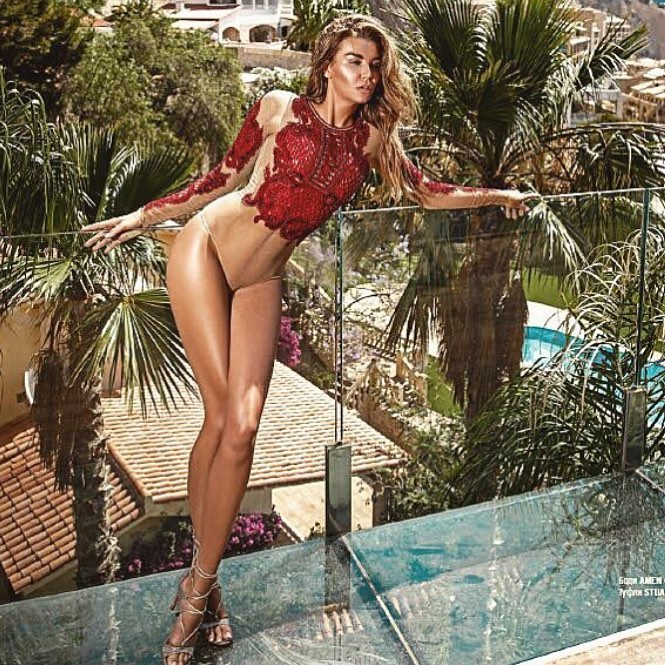
#> input picture 2_image_processing/sample/2016-08-27_19-08-47_UTC.jpg, 665 x 665 px
$ jupyter execute 3_skin_exposure.ipynb
#> lines starting #> are read from the running program, lines starting #| are printed output that depends on the picture; after the words box and inside, x2 and y2 are one past the last pixel; in counts of white or black regions, pixels touching at a corner belong together
sources =
* https://realpython.com/python-opencv-color-spaces/
* https://pyimagesearch.com/2014/08/18/skin-detection-step-step-example-using-python-opencv/
* https://github.com/noorkhokhar99/skindetection
* https://github.com/CHEREF-Mehdi/SkinDetection
* https://github.com/mpatacchiola/deepgaze ----- this is the most promessing

[cell 1]
import cv2
import numpy as np
from PIL import Image

#Open a simple image
img=cv2.imread("sample/2016-08-27_19-08-47_UTC.jpg")
#> img is the input picture: shape (665, 665, 3); mean B, G, R 88.2, 109.1, 122.9

#converting from gbr to hsv color space
img_HSV = cv2.cvtColor(img, cv2.COLOR_BGR2HSV)
#> img_HSV: shape (665, 665, 3); mean H, S, V 29.2, 96.6, 126
#skin color range for hsv color space
HSV_mask = cv2.inRange(img_HSV, (0, 15, 0), (17,170,255))
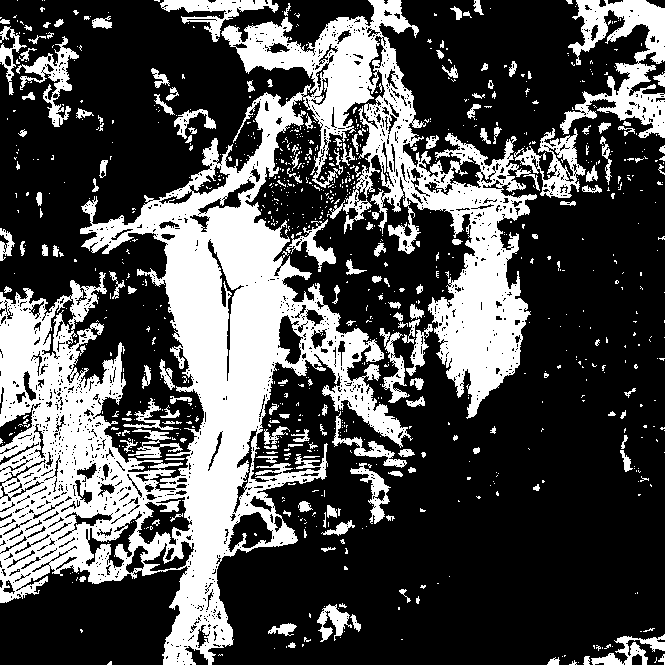
#> HSV_mask: shape (665, 665); 31.2% white; 931 white regions (765 under 20 px), largest, box (x1, y1, x2, y2) and area: (0, 0, 540, 665) 108494, (560, 0, 665, 138) 6120, (514, 128, 586, 198) 1834
HSV_mask = cv2.morphologyEx(HSV_mask, cv2.MORPH_OPEN, np.ones((3,3), np.uint8))
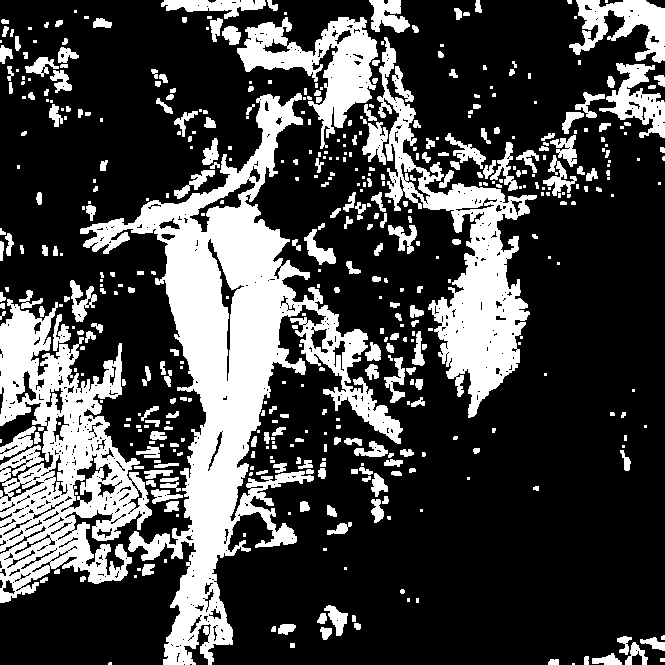
#> HSV_mask: shape (665, 665); 27.5% white; 485 white regions (222 under 20 px), largest, box (x1, y1, x2, y2) and area: (80, 93, 403, 665) 44407, (0, 299, 152, 603) 22507, (377, 37, 537, 418) 15746

#converting from gbr to YCbCr color space
img_YCrCb = cv2.cvtColor(img, cv2.COLOR_BGR2YCrCb)
#> img_YCrCb: shape (665, 665, 3); mean of channels 0, 1, 2 110.8, 136.6, 115.2
#skin color range for hsv color space
YCrCb_mask = cv2.inRange(img_YCrCb, (0, 135, 85), (255,180,135))
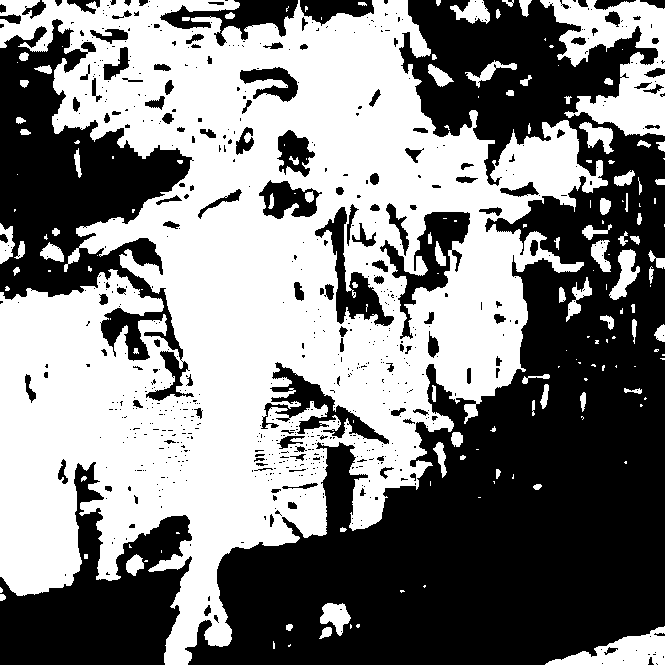
#> YCrCb_mask: shape (665, 665); 50.7% white; 721 black regions (582 under 20 px), largest, box (x1, y1, x2, y2) and area: (185, 0, 665, 665) 142697, (0, 19, 194, 401) 29516, (0, 462, 192, 665) 18833
YCrCb_mask = cv2.morphologyEx(YCrCb_mask, cv2.MORPH_OPEN, np.ones((3,3), np.uint8))
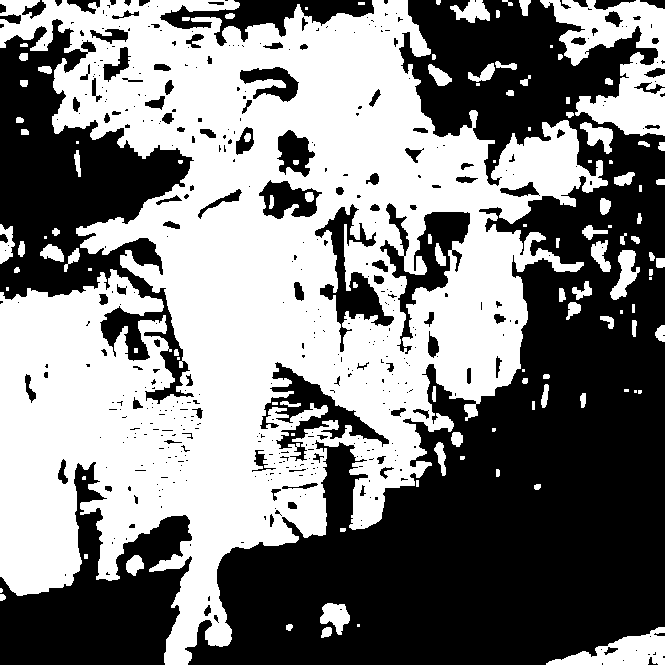
#> YCrCb_mask: shape (665, 665); 50.1% white; 475 black regions (357 under 20 px), largest, box (x1, y1, x2, y2) and area: (185, 0, 665, 665) 144166, (0, 19, 194, 404) 29937, (0, 462, 192, 665) 18901

#merge skin detection (YCbCr and hsv)
global_mask=cv2.bitwise_and(YCrCb_mask,HSV_mask)
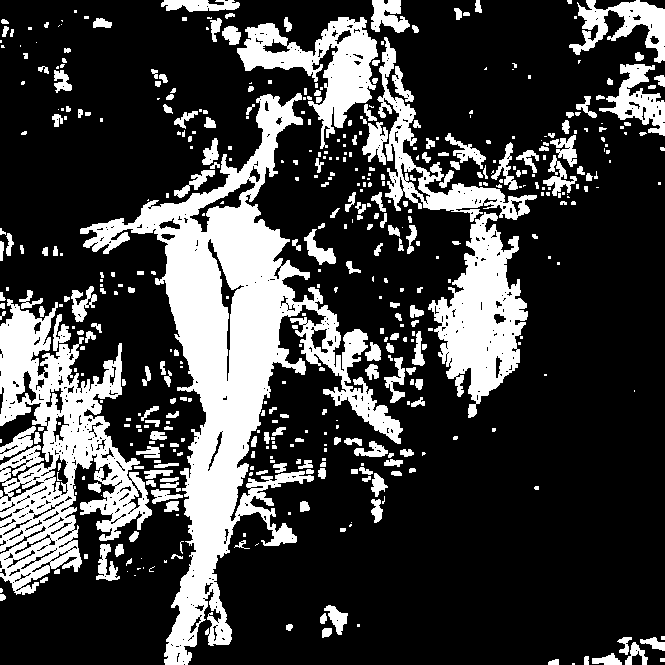
#> global_mask: shape (665, 665); 25.4% white; 475 white regions (239 under 20 px), largest, box (x1, y1, x2, y2) and area: (80, 93, 403, 665) 42595, (0, 299, 152, 595) 20018, (428, 212, 528, 418) 10078
global_mask=cv2.medianBlur(global_mask,3)
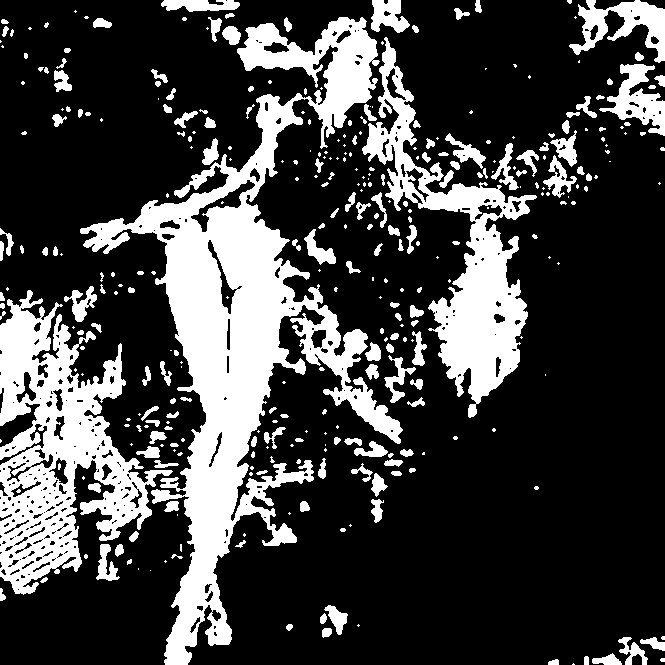
#> global_mask: shape (665, 665); 25.6% white; 349 white regions (174 under 20 px), largest, box (x1, y1, x2, y2) and area: (80, 17, 403, 665) 51192, (0, 290, 173, 595) 22511, (362, 37, 537, 418) 16470
global_mask = cv2.morphologyEx(global_mask, cv2.MORPH_OPEN, np.ones((4,4), np.uint8))
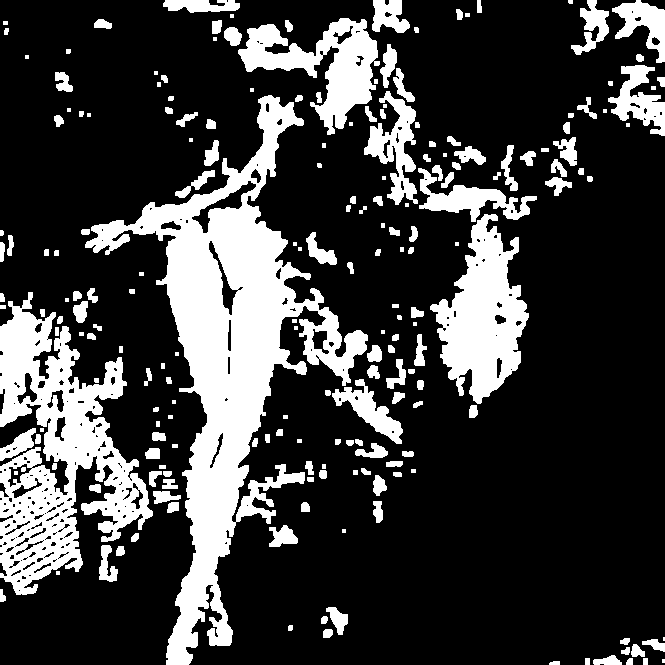
#> global_mask: shape (665, 665); 23.8% white; 207 white regions (31 under 20 px), largest, box (x1, y1, x2, y2) and area: (85, 95, 368, 665) 40265, (0, 292, 153, 595) 20714, (430, 214, 529, 404) 9987


HSV_result = cv2.bitwise_not(HSV_mask)
YCrCb_result = cv2.bitwise_not(YCrCb_mask)
global_result=cv2.bitwise_not(global_mask)

[cell 2]
global_result

[cell 3]
# Save the result images
cv2.imwrite("HSV_Result.jpg", HSV_result)
cv2.imwrite("YCrCb_Result.jpg", YCrCb_result)
cv2.imwrite("Global_Result.jpg", global_result)

# Display images using Pillow
Image.open("HSV_Result.jpg").show()
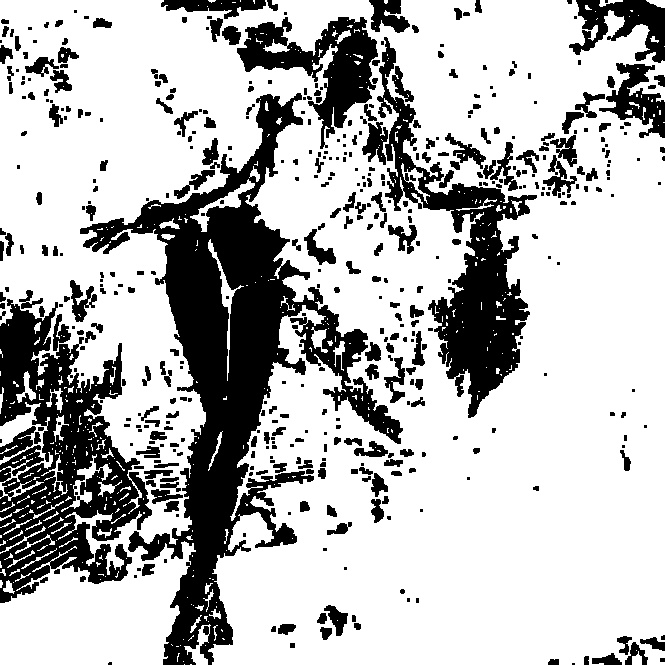
#> shown: PIL image 665x665 L; min 0, max 255, mean 185
Image.open("YCrCb_Result.jpg").show()
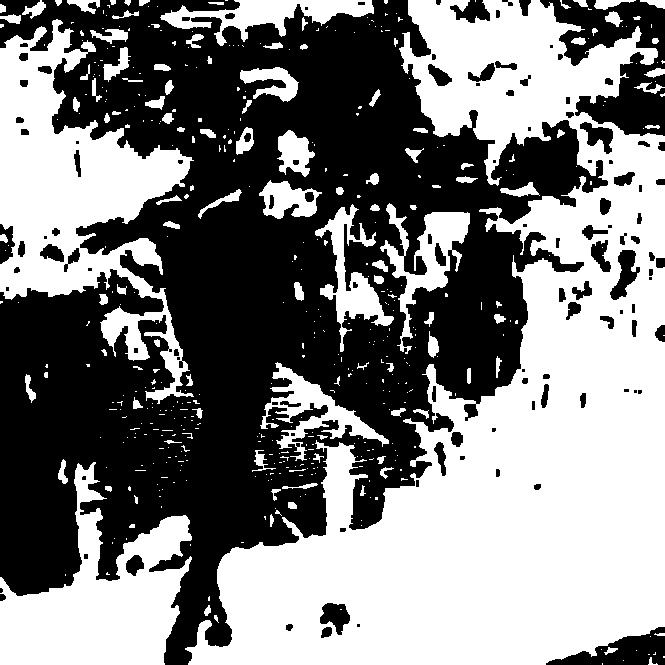
#> shown: PIL image 665x665 L; min 0, max 255, mean 127.2
Image.open("Global_Result.jpg").show()
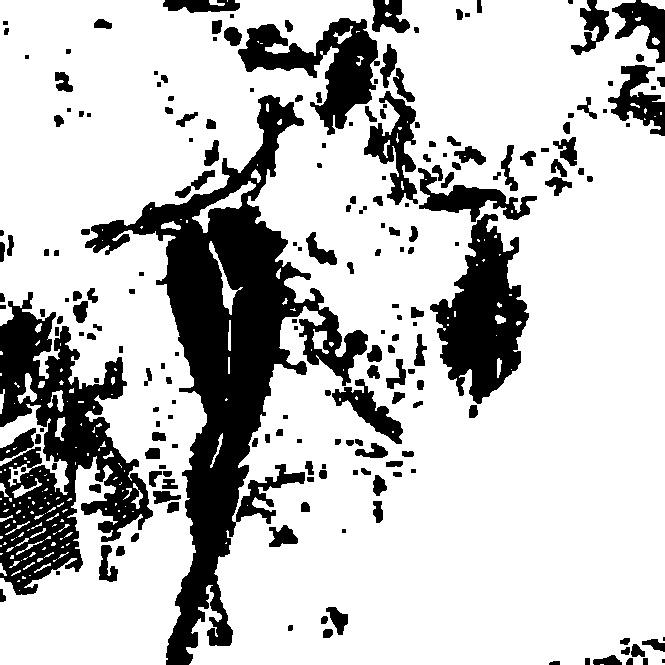
#> shown: PIL image 665x665 L; min 0, max 255, mean 194.3

[cell 4]
raw_image = Image.open('Global_Result.jpg').convert('RGB')
raw_image

$ run again, with 2_image_processing/sample/2014-03-21_10-14-52_UTC.jpg copied over 2_image_processing/sample/2016-08-27_19-08-47_UTC.jpg
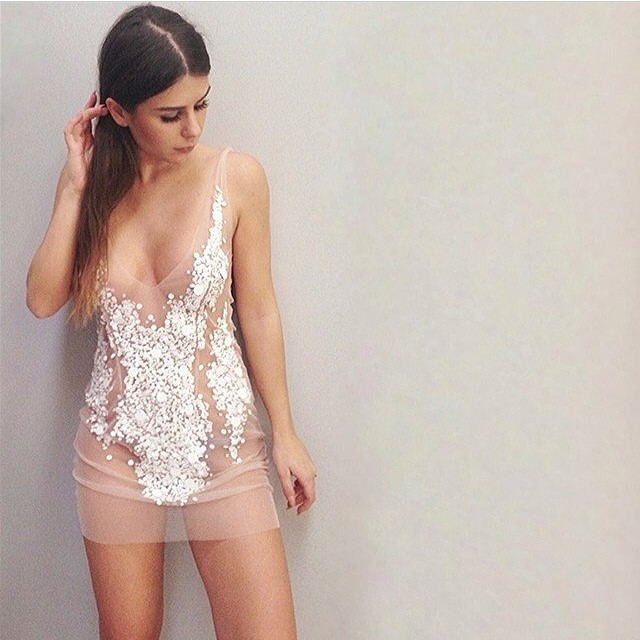
#> input picture 2_image_processing/sample/2014-03-21_10-14-52_UTC.jpg, 640 x 640 px
#> img is the input picture: shape (640, 640, 3); mean B, G, R 175.4, 184.1, 199.8
#> img_HSV: shape (640, 640, 3); mean H, S, V 24.5, 33.8, 199.8
#> img_YCrCb: shape (640, 640, 3); mean of channels 0, 1, 2 187.8, 136.6, 121
#> HSV_result: shape (640, 640); 51.7% white; 199 black regions (60 under 20 px), largest, box (x1, y1, x2, y2) and area: (0, 15, 400, 640) 136057, (456, 3, 640, 640) 43363, (0, 496, 56, 640) 5207
#> YCrCb_result: shape (640, 640); 70.7% white; 114 black regions (27 under 20 px), largest, box (x1, y1, x2, y2) and area: (19, 16, 321, 640) 110107, (0, 576, 58, 640) 1041, (0, 346, 32, 394) 774
#> global_result: shape (640, 640); 73.7% white; 83 black regions (12 under 20 px), largest, box (x1, y1, x2, y2) and area: (26, 19, 322, 640) 99811, (97, 341, 129, 428) 1395, (0, 577, 41, 608) 624
#> `Image.open("Global_Result.jpg").show()`:
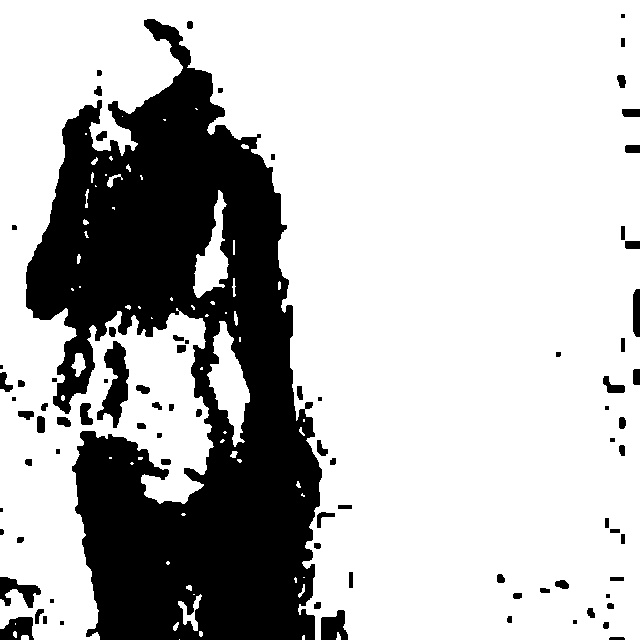
#> shown: PIL image 640x640 L; min 0, max 255, mean 188
